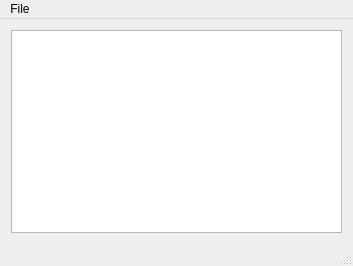
<?xml version="1.0" encoding="UTF-8"?>
<ui version="4.0">
 <class>EliteLogConvert</class>
 <widget class="QMainWindow" name="EliteLogConvert">
  <property name="geometry">
   <rect>
    <x>0</x>
    <y>0</y>
    <width>353</width>
    <height>266</height>
   </rect>
  </property>
  <property name="windowTitle">
   <string>EliteLogConvert</string>
  </property>
  <widget class="QWidget" name="centralWidget">
   <layout class="QHBoxLayout" name="horizontalLayout">
    <item>
     <widget class="QTextEdit" name="textEdit"/>
    </item>
   </layout>
  </widget>
  <widget class="QMenuBar" name="menuBar">
   <property name="geometry">
    <rect>
     <x>0</x>
     <y>0</y>
     <width>353</width>
     <height>18</height>
    </rect>
   </property>
   <widget class="QMenu" name="menuFile">
    <property name="title">
     <string>File</string>
    </property>
    <addaction name="actionOpen_EliteLog_log"/>
   </widget>
   <addaction name="menuFile"/>
  </widget>
  <widget class="QStatusBar" name="statusBar"/>
  <action name="actionOpen_EliteLog_log">
   <property name="text">
    <string>Open EliteLog.log</string>
   </property>
  </action>
 </widget>
 <layoutdefault spacing="6" margin="11"/>
 <resources/>
 <connections/>
</ui>
